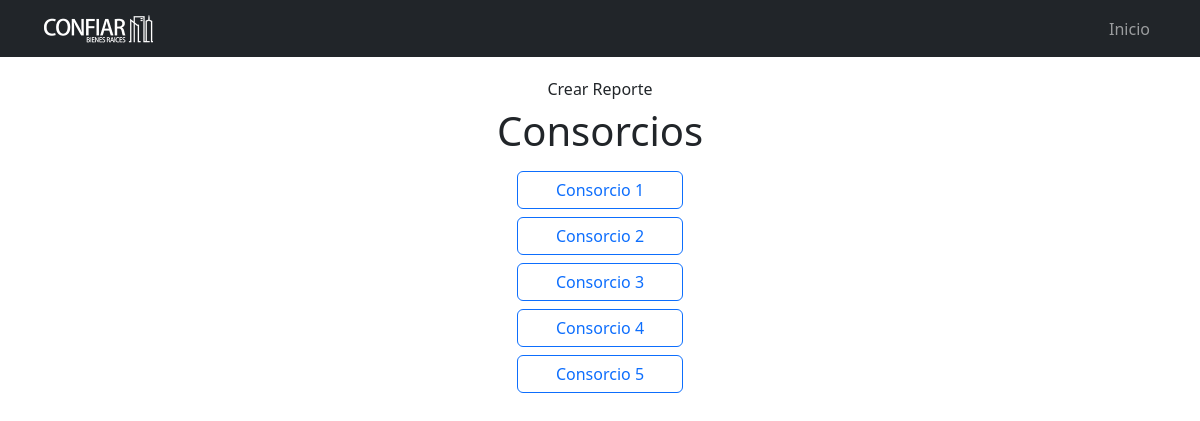
The page /crear-reporte/consorcios on the database its author committed.
### apps/consorcios/models.py (models this page shows, shortened)
class Consorcio(models.Model):
    nombre = models.CharField(
        'Consorcio', max_length=255, unique=True
    )
    slug = models.SlugField(
        'Slug', max_length=255, unique=True
    )
    class Meta:
        verbose_name = 'Consorcio'
        verbose_name_plural = 'Consorcios'
    def __str__(self):
        return self.nombre

### apps/consorcios/views.py (the view)
class Consorcios(ListView):
    model = Consorcio
    template_name = "crear/consorcios.html"
    def get_context_data(self, **kwargs):
        consorcios = super().get_context_data(**kwargs)
        context = {
            'consorcios': consorcios['object_list'],
        }
        return context

### templates/crear/consorcios.html (shortened to what this page needs)
{% extends 'layout.html' %}
{% load static %}
{% block content %}
<div class="container">
  <div class="row">
    <div class="col">
      <h6 class="text-center">Crear Reporte</h6>
      <h1 class="text-center display-6 mb-3">Consorcios</h1>
    </div>
  </div>
  <div class="row">
    <div class="col-10 offset-1 col-sm-8 offset-sm-2 col-md-6 offset-md-3 col-lg-4 offset-lg-4 col-xl-2 offset-xl-5">
      <div class="d-grid gap-2">
        {% for c in consorcios %}
        <a href="{% url 'consorcios_app:sectores-list' c.slug %}" class="btn btn-outline-primary" type="button">{{ c }}</a>
        {% endfor %}
      </div>
    </div>
  </div>
</div>
{% endblock content %}

### rows shown on the page
Consorcio: nombre "Consorcio 1"
Consorcio: nombre "Consorcio 2"
Consorcio: nombre "Consorcio 3"
Consorcio: nombre "Consorcio 4"
Consorcio: nombre "Consorcio 5"
